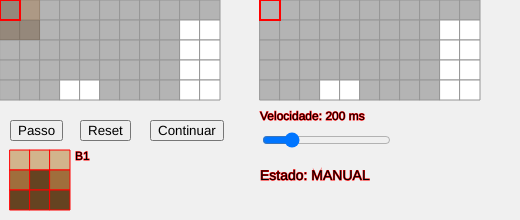
Frame 1 (no input)
Frame 60 (no input): identical to frame 1, image omitted
Frame 120 (the mouse pressed at the canvas centre since frame 60): identical to frame 1, image omitted

The p5.js sketch that drew this single still picture (run headless with seeded random() and noise() and a simulated clock; from frame 60 on, the mouse is pressed at the canvas centre):

// p5.js sketch
// ── sketch.js
let originalImg = [
  [1, 1, 1, 1, 1, 1, 1, 1, 1, 1, 1],
  [1, 1, 1, 1, 1, 1, 1, 1, 1, 0, 0],
  [1, 1, 1, 1, 1, 1, 1, 1, 1, 0, 0],
  [1, 1, 1, 1, 1, 1, 1, 1, 1, 0, 0],
  [1, 1, 1, 0, 0, 1, 1, 1, 1, 0, 0],
];

let imgA = [];
let imgB = [];

let speedSlider;

let rows = originalImg.length;
let cols = originalImg[0].length;

let pixelSize = 20;
let offsetX = cols * pixelSize + 40;

// =====================
// ESTADOS
// =====================
const RUNNING = 0;
const PAUSED_MATCH = 1;
const MANUAL = 2;

let estado = MANUAL;
let houveRemocao = false;
let processoFinalizado = false;

let btnToggle, btnPasso;

let lastStepTime = 0;
let delay = 100;

let x = 0,
  y = 0;
let seIndex = 0;

// =====================
// SEs
// =====================
let SEs = [
  [
    [0, 0, 0],
    [-1, 1, -1],
    [1, 1, 1],
  ],
  [
    [-1, 0, 0],
    [1, 1, 0],
    [1, 1, -1],
  ],
  [
    [1, -1, 0],
    [1, 1, 0],
    [1, -1, 0],
  ],
  [
    [1, 1, -1],
    [1, 1, 0],
    [-1, 0, 0],
  ],
  [
    [1, 1, 1],
    [-1, 1, -1],
    [0, 0, 0],
  ],
  [
    [-1, 1, 1],
    [0, 1, 1],
    [0, 0, -1],
  ],
  [
    [0, -1, 1],
    [0, 1, 1],
    [0, -1, 1],
  ],
  [
    [0, 0, -1],
    [0, 1, 1],
    [-1, 1, 1],
  ],
];

// =====================
// SETUP
// =====================
function setup() {
  createCanvas(offsetX * 2, rows * pixelSize + 120);

  imgA = cloneImage(originalImg);
  imgB = cloneImage(originalImg);

  btnPasso = createButton("Passo")
    .position(10, rows * pixelSize + 20)
    .mousePressed(stepManual);

  createButton("Reset")
    .position(80, rows * pixelSize + 20)
    .mousePressed(reset);

  btnToggle = createButton("Continuar")
    .position(150, rows * pixelSize + 20)
    .mousePressed(toggleAuto);

  speedSlider = createSlider(10, 1000, 200, 10); // min, max, inicial, passo
  speedSlider.position(offsetX, rows * pixelSize + 30);
}

// =====================
// TOGGLE AUTO
// =====================
function toggleAuto() {
  if (estado === RUNNING) {
    estado = MANUAL;
    btnToggle.html("Continuar");
    btnPasso.elt.disabled = false;
    return;
  }

  // se estava parado em match → aplica antes de continuar
  if (estado === PAUSED_MATCH) {
    aplicarRemocao();
  }

  estado = RUNNING;
  btnToggle.html("Interrompa");
  btnPasso.elt.disabled = true;
}

// =====================
// DRAW
// =====================
function draw() {
  background(240);

  drawImage(imgA, 0, "A");
  drawSEOverlay(x, y);
  drawImage(imgB, offsetX, "Resultado");

  drawCursor();
  drawSE();

  delay = speedSlider.value();

  if (
    estado === RUNNING &&
    !processoFinalizado &&
    millis() - lastStepTime > delay
  ) {
    step();
    lastStepTime = millis();
  }

  // mostrar estado
  fill(0);
  textSize(14);
  text("Estado: " + getEstadoNome(), offsetX, 180);

  fill(0);
  textSize(12);
  text(
    "Velocidade: " + speedSlider.value() + " ms",
    offsetX,
    rows * pixelSize + 20
  );

  if (processoFinalizado) {
    fill(0);
    textSize(16);
    text("Processo terminado", offsetX + 30, 35);
  }
}

// =====================
// STEP (AUTOMÁTICO)
// =====================
function step() {
  let se = SEs[seIndex];

  if (matchSE(x, y, se)) {
    estado = PAUSED_MATCH;
    btnToggle.html("Continuar");
    btnPasso.elt.disabled = false;
    return;
  }

  imgB[y][x] = imgA[y][x];
  avancar();
}

// =====================
// STEP MANUAL
// =====================
function stepManual() {
  if (estado === PAUSED_MATCH) {
    aplicarRemocao();
    estado = MANUAL;
    return;
  }

  step();
}

// =====================
// APLICAR REMOÇÃO
// =====================
function aplicarRemocao() {
  imgB[y][x] = 0;
  houveRemocao = true;
  avancar();
}

// =====================
// AVANÇO
// =====================
function avancar() {
  x++;

  if (x >= cols) {
    x = 0;
    y++;
  }

  if (y >= rows) {
    imgA = cloneImage(imgB);
    imgB = cloneImage(imgA);

    x = 0;
    y = 0;

    seIndex++;

    // terminou ciclo completo
    if (seIndex >= 8) {
      seIndex = 0;

      if (!houveRemocao) {
        estado = MANUAL;
        processoFinalizado = true;

        btnToggle.html("Finalizado");
        btnPasso.elt.disabled = true;

        console.log("Processo terminado");
        return;
      }

      // reinicia controle
      houveRemocao = false;
    }
  }
}
// =====================
// MATCH
// =====================
function matchSE(px, py, se) {
  for (let j = -1; j <= 1; j++) {
    for (let i = -1; i <= 1; i++) {
      let val = se[j + 1][i + 1];
      let pixel = getPixel(imgA, px + i, py + j);

      if (val === 1 && pixel !== 1) return false;
      if (val === 0 && pixel !== 0) return false;
    }
  }
  return true;
}

// =====================
// GET PIXEL
// =====================
function getPixel(source, x, y) {
  if (x < 0 || x >= cols || y < 0 || y >= rows) return 0;
  return source[y][x];
}

// =====================
// DESENHO
// =====================
function drawImage(img, startX, label) {
  fill(0);
  text(label, startX, 15);

  for (let j = 0; j < rows; j++) {
    for (let i = 0; i < cols; i++) {
      fill(img[j][i] ? 180 : 255);
      stroke(150);
      rect(startX + i * pixelSize, j * pixelSize, pixelSize, pixelSize);
    }
  }
}

// =====================
// CURSOR
// =====================
function drawCursor() {
  noFill();
  stroke(255, 0, 0);
  strokeWeight(2);

  rect(x * pixelSize, y * pixelSize, pixelSize, pixelSize);
  rect(offsetX + x * pixelSize, y * pixelSize, pixelSize, pixelSize);

  strokeWeight(1);
}

// =====================
// OVERLAY SE
// =====================
function drawSEOverlay(px, py) {
  let se = SEs[seIndex];

  for (let j = -1; j <= 1; j++) {
    for (let i = -1; i <= 1; i++) {
      let val = se[j + 1][i + 1];

      let drawX = (px + i) * pixelSize;
      let drawY = (py + j) * pixelSize;

      if (px + i < 0 || px + i >= cols || py + j < 0 || py + j >= rows)
        continue;

      noStroke();

      if (val === 1) fill(101, 67, 33, 100);
      else if (val === -1) fill(160, 110, 60, 100);
      else fill(210, 180, 140, 100);

      rect(drawX, drawY, pixelSize, pixelSize);
    }
  }
}

// =====================
// SE VISUAL
// =====================
function drawSE() {
  let se = SEs[seIndex];

  let startX = 10;
  let startY = rows * pixelSize + 50;

  fill(0);
  text("B" + (seIndex + 1), startX + 65, startY + 10);

  for (let j = 0; j < 3; j++) {
    for (let i = 0; i < 3; i++) {
      let val = se[j][i];

      if (val === 1) fill(101, 67, 33);
      else if (val === -1) fill(160, 110, 60);
      else fill(210, 180, 140);

      rect(startX + i * 20, startY + j * 20, 20, 20);
    }
  }
}

// =====================
// RESET
// =====================
function reset() {
  imgA = cloneImage(originalImg);
  imgB = cloneImage(originalImg);

  x = 0;
  y = 0;
  seIndex = 0;

  estado = MANUAL;
  processoFinalizado = false;
  houveRemocao = false;

  btnToggle.html("Continuar");
  btnPasso.elt.disabled = false;
}

// =====================
// UTIL
// =====================
function cloneImage(src) {
  return src.map((row) => row.slice());
}

function getEstadoNome() {
  if (estado === RUNNING) return "RUNNING";
  if (estado === PAUSED_MATCH) return "MATCH";
  return "MANUAL";
}
